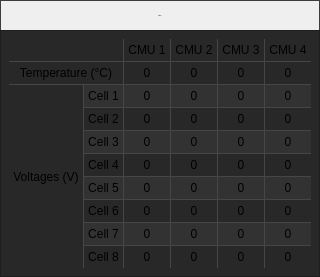
       <widget class="QWidget" name="batteryWidget" native="true">
        <property name="sizePolicy">
         <sizepolicy hsizetype="Preferred" vsizetype="Preferred">
          <horstretch>0</horstretch>
          <verstretch>0</verstretch>
         </sizepolicy>
        </property>
        <property name="minimumSize">
         <size>
          <width>0</width>
          <height>0</height>
         </size>
        </property>
        <property name="maximumSize">
         <size>
          <width>1000</width>
          <height>800</height>
         </size>
        </property>
        <layout class="QVBoxLayout" name="verticalLayout_2">
         <property name="spacing">
          <number>0</number>
         </property>
         <property name="leftMargin">
          <number>0</number>
         </property>
         <property name="topMargin">
          <number>0</number>
         </property>
         <property name="rightMargin">
          <number>0</number>
         </property>
         <property name="bottomMargin">
          <number>0</number>
         </property>
         <item>
          <widget class="QWidget" name="batteryTitleBar" native="true">
           <property name="minimumSize">
            <size>
             <width>0</width>
             <height>30</height>
            </size>
           </property>
           <property name="maximumSize">
            <size>
             <width>16777215</width>
             <height>30</height>
            </size>
           </property>
           <property name="styleSheet">
            <string notr="true">background-color: qlineargradient(x1: 0, y1: 0, x2: 0, y2: 1,
                                      stop: 0 rgb(100,100,100), stop: 1 rgb(70,70,70));
border-style:solid;
border-bottom: none;
border-width: 1px;
padding: 2px;
border-color:rgb(60,60,60);</string>
           </property>
           <layout class="QHBoxLayout" name="horizontalLayout_2">
            <property name="spacing">
             <number>0</number>
            </property>
            <property name="leftMargin">
             <number>0</number>
            </property>
            <property name="topMargin">
             <number>0</number>
            </property>
            <property name="rightMargin">
             <number>0</number>
            </property>
            <property name="bottomMargin">
             <number>0</number>
            </property>
            <item>
             <widget class="QLabel" name="batteryTitleLabel">
              <property name="minimumSize">
               <size>
                <width>0</width>
                <height>30</height>
               </size>
              </property>
              <property name="maximumSize">
               <size>
                <width>16777215</width>
                <height>30</height>
               </size>
              </property>
              <property name="font">
               <font>
                <pointsize>-1</pointsize>
               </font>
              </property>
              <property name="text">
               <string>Battery</string>
              </property>
              <property name="alignment">
               <set>Qt::AlignCenter</set>
              </property>
             </widget>
            </item>
           </layout>
          </widget>
         </item>
         <item>
          <widget class="QWidget" name="batteryTable" native="true">
           <property name="styleSheet">
            <string notr="true">QWidget{
background-color: rgb(40,40,40);
border-style:solid;
border-width: 1px;
padding: 4px;
border-color:rgb(30,30,30);
}
QLabel{
border-color: rgb(70,70,70);
border-bottom: none;

border-left:none;
}</string>
           </property>
           <layout class="QGridLayout" name="gridLayout_3">
            <property name="leftMargin">
             <number>9</number>
            </property>
            <property name="topMargin">
             <number>9</number>
            </property>
            <property name="rightMargin">
             <number>9</number>
            </property>
            <property name="bottomMargin">
             <number>9</number>
            </property>
            <property name="spacing">
             <number>0</number>
            </property>
            <item row="0" column="2">
             <widget class="QLabel" name="batteryCMU1Label">
              <property name="styleSheet">
               <string notr="true">border-top:none;</string>
              </property>
              <property name="text">
               <string>CMU 1</string>
              </property>
              <property name="alignment">
               <set>Qt::AlignCenter</set>
              </property>
             </widget>
            </item>
            <item row="9" column="3">
             <widget class="QLabel" name="batteryCMU2Cell7Voltage">
              <property name="styleSheet">
               <string notr="true">background-color: rgb(50,50,50);
border-right: 1px solid rgb(70,70,70);</string>
              </property>
              <property name="text">
               <string>0</string>
              </property>
              <property name="alignment">
               <set>Qt::AlignCenter</set>
              </property>
             </widget>
            </item>
            <item row="4" column="3">
             <widget class="QLabel" name="batteryCMU2Cell2Voltage">
              <property name="text">
               <string>0</string>
              </property>
              <property name="alignment">
               <set>Qt::AlignCenter</set>
              </property>
             </widget>
            </item>
            <item row="0" column="5">
             <widget class="QLabel" name="batteryCMU4Label">
              <property name="styleSheet">
               <string notr="true">border-right:none;
border-top:none;</string>
              </property>
              <property name="text">
               <string>CMU 4</string>
              </property>
              <property name="alignment">
               <set>Qt::AlignCenter</set>
              </property>
             </widget>
            </item>
            <item row="6" column="3">
             <widget class="QLabel" name="batteryCMU2Cell4Voltage">
              <property name="text">
               <string>0</string>
              </property>
              <property name="alignment">
               <set>Qt::AlignCenter</set>
              </property>
             </widget>
            </item>
            <item row="8" column="3">
             <widget class="QLabel" name="batteryCMU2Cell6Voltage">
              <property name="text">
               <string>0</string>
              </property>
              <property name="alignment">
               <set>Qt::AlignCenter</set>
              </property>
             </widget>
            </item>
            <item row="0" column="4">
             <widget class="QLabel" name="batteryCMU3Label">
              <property name="styleSheet">
               <string notr="true">border-top:none;</string>
              </property>
              <property name="text">
               <string>CMU 3</string>
              </property>
              <property name="alignment">
               <set>Qt::AlignCenter</set>
              </property>
             </widget>
            </item>
            <item row="7" column="3">
             <widget class="QLabel" name="batteryCMU2Cell5Voltage">
              <property name="styleSheet">
               <string notr="true">background-color: rgb(50,50,50);
border-right: 1px solid rgb(70,70,70);</string>
              </property>
              <property name="text">
               <string>0</string>
              </property>
              <property name="alignment">
               <set>Qt::AlignCenter</set>
              </property>
             </widget>
            </item>
            <item row="5" column="3">
             <widget class="QLabel" name="batteryCMU2Cell3Voltage">
              <property name="styleSheet">
               <string notr="true">background-color: rgb(50,50,50);
border-right: 1px solid rgb(70,70,70);</string>
              </property>
              <property name="text">
               <string>0</string>
              </property>
              <property name="alignment">
               <set>Qt::AlignCenter</set>
              </property>
             </widget>
            </item>
            <item row="1" column="3">
             <widget class="QLabel" name="batteryCMU2Temp">
              <property name="text">
               <string>0</string>
              </property>
              <property name="alignment">
               <set>Qt::AlignCenter</set>
              </property>
             </widget>
            </item>
            <item row="4" column="1">
             <widget class="QLabel" name="batteryCell2Label">
              <property name="styleSheet">
               <string notr="true">border-right: 1px solid rgb(70,70,70);</string>
              </property>
              <property name="text">
               <string>Cell 2</string>
              </property>
              <property name="alignment">
               <set>Qt::AlignCenter</set>
              </property>
             </widget>
            </item>
            <item row="6" column="1">
             <widget class="QLabel" name="batteryCell4Label">
              <property name="styleSheet">
               <string notr="true">border-right: 1px solid rgb(70,70,70);</string>
              </property>
              <property name="text">
               <string>Cell 4</string>
              </property>
              <property name="alignment">
               <set>Qt::AlignCenter</set>
              </property>
             </widget>
            </item>
            <item row="10" column="3">
             <widget class="QLabel" name="batteryCMU2Cell8Voltage">
              <property name="text">
               <string>0</string>
              </property>
              <property name="alignment">
               <set>Qt::AlignCenter</set>
              </property>
             </widget>
            </item>
            <item row="5" column="4">
             <widget class="QLabel" name="batteryCMU3Cell3Voltage">
              <property name="styleSheet">
               <string notr="true">background-color: rgb(50,50,50);
border-right: 1px solid rgb(70,70,70);</string>
              </property>
              <property name="text">
               <string>0</string>
              </property>
              <property name="alignment">
               <set>Qt::AlignCenter</set>
              </property>
             </widget>
            </item>
            <item row="5" column="1">
             <widget class="QLabel" name="batteryCell3Label">
              <property name="styleSheet">
               <string notr="true">background-color: rgb(50,50,50);
border-right: 1px solid rgb(70,70,70);</string>
              </property>
              <property name="text">
               <string>Cell 3</string>
              </property>
              <property name="alignment">
               <set>Qt::AlignCenter</set>
              </property>
             </widget>
            </item>
            <item row="8" column="1">
             <widget class="QLabel" name="batteryCell6Label">
              <property name="styleSheet">
               <string notr="true">border-right: 1px solid rgb(70,70,70);</string>
              </property>
              <property name="text">
               <string>Cell 6</string>
              </property>
              <property name="alignment">
               <set>Qt::AlignCenter</set>
              </property>
             </widget>
            </item>
            <item row="7" column="1">
             <widget class="QLabel" name="batteryCell5Label">
              <property name="styleSheet">
               <string notr="true">background-color: rgb(50,50,50);
border-right: 1px solid rgb(70,70,70);</string>
              </property>
              <property name="text">
               <string>Cell 5</string>
              </property>
              <property name="alignment">
               <set>Qt::AlignCenter</set>
              </property>
             </widget>
            </item>
            <item row="0" column="3">
             <widget class="QLabel" name="batteryCMU2Label">
              <property name="styleSheet">
               <string notr="true">border-top:none;</string>
              </property>
              <property name="text">
               <string>CMU 2</string>
              </property>
              <property name="alignment">
               <set>Qt::AlignCenter</set>
              </property>
             </widget>
            </item>
            <item row="9" column="1">
             <widget class="QLabel" name="batteryCell7Label">
              <property name="styleSheet">
               <string notr="true">background-color: rgb(50,50,50);
border-right: 1px solid rgb(70,70,70);</string>
              </property>
              <property name="text">
               <string>Cell 7</string>
              </property>
              <property name="alignment">
               <set>Qt::AlignCenter</set>
              </property>
             </widget>
            </item>
            <item row="10" column="1">
             <widget class="QLabel" name="batteryCell8Label">
              <property name="styleSheet">
               <string notr="true">border-right: 1px solid rgb(70,70,70);</string>
              </property>
              <property name="text">
               <string>Cell 8</string>
              </property>
              <property name="alignment">
               <set>Qt::AlignCenter</set>
              </property>
             </widget>
            </item>
            <item row="1" column="2">
             <widget class="QLabel" name="batteryCMU1Temp">
              <property name="text">
               <string>0</string>
              </property>
              <property name="alignment">
               <set>Qt::AlignCenter</set>
              </property>
             </widget>
            </item>
            <item row="4" column="2">
             <widget class="QLabel" name="batteryCMU1Cell2Voltage">
              <property name="text">
               <string>0</string>
              </property>
              <property name="alignment">
               <set>Qt::AlignCenter</set>
              </property>
             </widget>
            </item>
            <item row="5" column="2">
             <widget class="QLabel" name="batteryCMU1Cell3Voltage">
              <property name="styleSheet">
               <string notr="true">background-color: rgb(50,50,50);
border-right: 1px solid rgb(70,70,70);</string>
              </property>
              <property name="text">
               <string>0</string>
              </property>
              <property name="alignment">
               <set>Qt::AlignCenter</set>
              </property>
             </widget>
            </item>
            <item row="6" column="2">
             <widget class="QLabel" name="batteryCMU1Cell4Voltage">
              <property name="text">
               <string>0</string>
              </property>
              <property name="alignment">
               <set>Qt::AlignCenter</set>
              </property>
             </widget>
            </item>
            <item row="7" column="2">
             <widget class="QLabel" name="batteryCMU1Cell5Voltage">
              <property name="styleSheet">
               <string notr="true">background-color: rgb(50,50,50);
border-right: 1px solid rgb(70,70,70);</string>
              </property>
              <property name="text">
               <string>0</string>
              </property>
              <property name="alignment">
               <set>Qt::AlignCenter</set>
              </property>
             </widget>
            </item>
            <item row="8" column="2">
             <widget class="QLabel" name="batteryCMU1Cell6Voltage">
              <property name="text">
               <string>0</string>
              </property>
              <property name="alignment">
               <set>Qt::AlignCenter</set>
              </property>
             </widget>
            </item>
            <item row="9" column="2">
             <widget class="QLabel" name="batteryCMU1Cell7Voltage">
              <property name="styleSheet">
               <string notr="true">background-color: rgb(50,50,50);
border-right: 1px solid rgb(70,70,70);</string>
              </property>
              <property name="text">
               <string>0</string>
              </property>
              <property name="alignment">
               <set>Qt::AlignCenter</set>
              </property>
             </widget>
            </item>
            <item row="10" column="2">
             <widget class="QLabel" name="batteryCMU1Cell8Voltage">
              <property name="text">
               <string>0</string>
              </property>
              <property name="alignment">
               <set>Qt::AlignCenter</set>
              </property>
             </widget>
            </item>
            <item row="1" column="4">
             <widget class="QLabel" name="batteryCMU3Temp">
              <property name="text">
               <string>0</string>
              </property>
              <property name="alignment">
               <set>Qt::AlignCenter</set>
              </property>
             </widget>
            </item>
            <item row="4" column="4">
             <widget class="QLabel" name="batteryCMU3Cell2Voltage">
              <property name="text">
               <string>0</string>
              </property>
              <property name="alignment">
               <set>Qt::AlignCenter</set>
              </property>
             </widget>
            </item>
            <item row="6" column="4">
             <widget class="QLabel" name="batteryCMU3Cell4Voltage">
              <property name="text">
               <string>0</string>
              </property>
              <property name="alignment">
               <set>Qt::AlignCenter</set>
              </property>
             </widget>
            </item>
            <item row="7" column="4">
             <widget class="QLabel" name="batteryCMU3Cell5Voltage">
              <property name="styleSheet">
               <string notr="true">background-color: rgb(50,50,50);
border-right: 1px solid rgb(70,70,70);</string>
              </property>
              <property name="text">
               <string>0</string>
              </property>
              <property name="alignment">
               <set>Qt::AlignCenter</set>
              </property>
             </widget>
            </item>
            <item row="8" column="4">
             <widget class="QLabel" name="batteryCMU3Cell6Voltage">
              <property name="text">
               <string>0</string>
              </property>
              <property name="alignment">
               <set>Qt::AlignCenter</set>
              </property>
             </widget>
            </item>
            <item row="9" column="4">
             <widget class="QLabel" name="batteryCMU3Cell7Voltage">
              <property name="styleSheet">
               <string notr="true">background-color: rgb(50,50,50);
border-right: 1px solid rgb(70,70,70);</string>
              </property>
              <property name="text">
               <string>0</string>
              </property>
              <property name="alignment">
               <set>Qt::AlignCenter</set>
              </property>
             </widget>
            </item>
            <item row="10" column="4">
             <widget class="QLabel" name="batteryCMU3Cell8Voltage">
              <property name="text">
               <string>0</string>
              </property>
              <property name="alignment">
               <set>Qt::AlignCenter</set>
              </property>
             </widget>
            </item>
            <item row="1" column="5">
             <widget class="QLabel" name="batteryCMU4Temp">
              <property name="styleSheet">
               <string notr="true">border-right:none;</string>
              </property>
              <property name="text">
               <string>0</string>
              </property>
              <property name="alignment">
               <set>Qt::AlignCenter</set>
              </property>
             </widget>
            </item>
            <item row="4" column="5">
             <widget class="QLabel" name="batteryCMU4Cell2Voltage">
              <property name="styleSheet">
               <string notr="true">border-right:none;</string>
              </property>
              <property name="text">
               <string>0</string>
              </property>
              <property name="alignment">
               <set>Qt::AlignCenter</set>
              </property>
             </widget>
            </item>
            <item row="5" column="5">
             <widget class="QLabel" name="batteryCMU4Cell3Voltage">
              <property name="styleSheet">
               <string notr="true">background-color: rgb(50,50,50);
border-right:none;</string>
              </property>
              <property name="text">
               <string>0</string>
              </property>
              <property name="alignment">
               <set>Qt::AlignCenter</set>
              </property>
             </widget>
            </item>
            <item row="6" column="5">
             <widget class="QLabel" name="batteryCMU4Cell4Voltage">
              <property name="styleSheet">
               <string notr="true">border-right:none;</string>
              </property>
              <property name="text">
               <string>0</string>
              </property>
              <property name="alignment">
               <set>Qt::AlignCenter</set>
              </property>
             </widget>
            </item>
            <item row="7" column="5">
             <widget class="QLabel" name="batteryCMU4Cell5Voltage">
              <property name="styleSheet">
               <string notr="true">background-color: rgb(50,50,50);
border-right:none;</string>
              </property>
              <property name="text">
               <string>0</string>
              </property>
              <property name="alignment">
               <set>Qt::AlignCenter</set>
              </property>
             </widget>
            </item>
            <item row="8" column="5">
             <widget class="QLabel" name="batteryCMU4Cell6Voltage">
              <property name="styleSheet">
               <string notr="true">border-right:none;</string>
              </property>
              <property name="text">
               <string>0</string>
              </property>
              <property name="alignment">
               <set>Qt::AlignCenter</set>
              </property>
             </widget>
            </item>
            <item row="9" column="5">
             <widget class="QLabel" name="batteryCMU4Cell7Voltage">
              <property name="styleSheet">
               <string notr="true">background-color: rgb(50,50,50);
border-right:none;</string>
              </property>
              <property name="text">
               <string>0</string>
              </property>
              <property name="alignment">
               <set>Qt::AlignCenter</set>
              </property>
             </widget>
            </item>
            <item row="10" column="5">
             <widget class="QLabel" name="batteryCMU4Cell8Voltage">
              <property name="styleSheet">
               <string notr="true">border-right:none;</string>
              </property>
              <property name="text">
               <string>0</string>
              </property>
              <property name="alignment">
               <set>Qt::AlignCenter</set>
              </property>
             </widget>
            </item>
            <item row="1" column="0" colspan="2">
             <widget class="QLabel" name="batteryTemperatureLabel">
              <property name="styleSheet">
               <string notr="true">border-right: 1px solid rgb(70,70,70);</string>
              </property>
              <property name="text">
               <string>Temperature (°C)</string>
              </property>
              <property name="alignment">
               <set>Qt::AlignCenter</set>
              </property>
             </widget>
            </item>
            <item row="0" column="0" colspan="2">
             <widget class="QLabel" name="batterySpacerLabel">
              <property name="styleSheet">
               <string notr="true">border-top:none;</string>
              </property>
              <property name="text">
               <string/>
              </property>
             </widget>
            </item>
            <item row="3" column="0" rowspan="8">
             <widget class="QLabel" name="batteryVoltageLabel_2">
              <property name="layoutDirection">
               <enum>Qt::LeftToRight</enum>
              </property>
              <property name="styleSheet">
               <string notr="true">border-right: 1px solid rgb(70,70,70);</string>
              </property>
              <property name="text">
               <string>Voltages (V)</string>
              </property>
              <property name="alignment">
               <set>Qt::AlignCenter</set>
              </property>
             </widget>
            </item>
            <item row="3" column="1">
             <widget class="QLabel" name="batteryCell1Label">
              <property name="styleSheet">
               <string notr="true">background-color: rgb(50,50,50);
border-right: 1px solid rgb(70,70,70);</string>
              </property>
              <property name="text">
               <string>Cell 1</string>
              </property>
              <property name="alignment">
               <set>Qt::AlignCenter</set>
              </property>
             </widget>
            </item>
            <item row="3" column="2">
             <widget class="QLabel" name="batteryCMU1Cell1Voltage">
              <property name="styleSheet">
               <string notr="true">background-color: rgb(50,50,50);
border-right: 1px solid rgb(70,70,70);</string>
              </property>
              <property name="text">
               <string>0</string>
              </property>
              <property name="alignment">
               <set>Qt::AlignCenter</set>
              </property>
             </widget>
            </item>
            <item row="3" column="3">
             <widget class="QLabel" name="batteryCMU2Cell1Voltage">
              <property name="styleSheet">
               <string notr="true">background-color: rgb(50,50,50);
border-right: 1px solid rgb(70,70,70);</string>
              </property>
              <property name="text">
               <string>0</string>
              </property>
              <property name="alignment">
               <set>Qt::AlignCenter</set>
              </property>
             </widget>
            </item>
            <item row="3" column="4">
             <widget class="QLabel" name="batteryCMU3Cell1Voltage">
              <property name="styleSheet">
               <string notr="true">background-color: rgb(50,50,50);
border-right: 1px solid rgb(70,70,70);</string>
              </property>
              <property name="text">
               <string>0</string>
              </property>
              <property name="alignment">
               <set>Qt::AlignCenter</set>
              </property>
             </widget>
            </item>
            <item row="3" column="5">
             <widget class="QLabel" name="batteryCMU4Cell1Voltage">
              <property name="styleSheet">
               <string notr="true">background-color: rgb(50,50,50);
border-right:none;</string>
              </property>
              <property name="text">
               <string>0</string>
              </property>
              <property name="alignment">
               <set>Qt::AlignCenter</set>
              </property>
             </widget>
            </item>
           </layout>
          </widget>
         </item>
        </layout>
       </widget>
